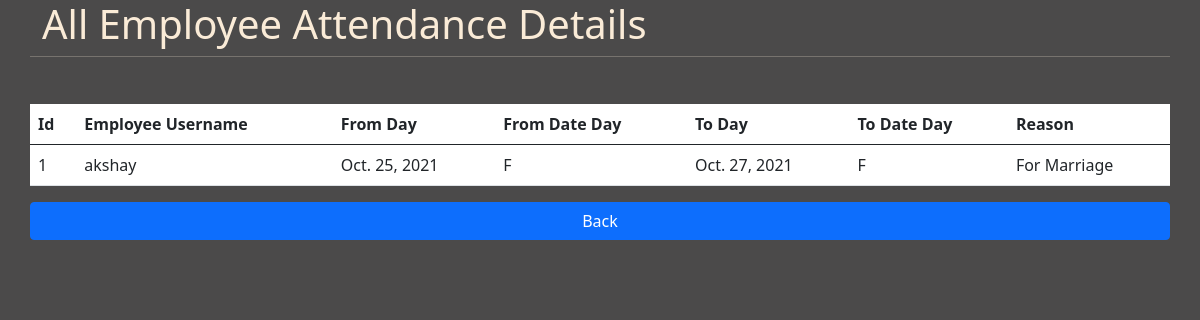
/emp_leave_details/ (signed in), run on the app's committed database.
### app1/models.py (models this page shows)
class Leave(models.Model):
    user = models.ForeignKey(User, to_field='username', on_delete=models.CASCADE)
    from_date = models.DateField()
    day_choices = (('F','Full_day'),('H','Half_day'))
    from_date_day = models.CharField(max_length=1, choices=day_choices)
    to_date = models.DateField()
    to_date_day = models.CharField(max_length=1, choices=day_choices)
    reason = models.CharField(max_length=150)

### app1/views.py (the view)
# urls.py: path('emp_leave_details/', views.leave_details, name='emp_leave_details'),
@staff_member_required
def leave_details(request):
    data = Leave.objects.all()
    return render(request, 'emp_leave_details.html', {'data':data})

### app1/templates/emp_leave_details.html
{% extends 'base.html' %}
{% block content %}
<h1>All Employee Attendance Details</h1><hr><br>
<table class="table table-hover bg-white">
    <thead>
      <tr>
        <th scope="col">Id</th>
        <th scope="col">Employee Username</th>
        <th scope="col">From Day</th>
        <th scope="col">From Date Day</th>
        <th scope="col">To Day</th>
        <th scope="col">To Date Day</th>
        <th scope="col">Reason</th>
      </tr>
    </thead>
    <tbody>
        {% for dt in data %}
        <tr>
            <td>{{dt.id}}</td>
            <td>{{dt.user}} </td>
            <td>{{dt.from_date}}</td>
            <td>{{dt.from_date_day}}</td>
            <td>{{dt.to_date}}</td>
            <td>{{dt.to_date_day}}</td>
            <td>{{dt.reason}}</td>
        </tr>
        {% endfor %} <br>
    </tbody>
  </table>
  <a href="{% url 'admin_dashboard' %}" class="btn btn-primary">Back</a>
{% endblock content %}

### app1/static/css/style.css (style rules this page uses)
body { background-color: rgb(75, 74 ,74); color: antiquewhite; }

### data on the page
Leave: id "1", user "akshay", from_date "Oct. 25, 2021", from_date_day "F", to_date "Oct. 27, 2021", to_date_day "F", reason "For Marriage"
